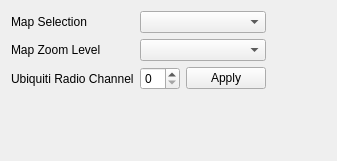
             <widget class="QWidget" name="tab_29">
              <attribute name="title">
               <string>Settings</string>
              </attribute>
              <layout class="QGridLayout" name="gridLayout_80">
               <item row="4" column="1">
                <spacer name="verticalSpacer_67">
                 <property name="orientation">
                  <enum>Qt::Vertical</enum>
                 </property>
                 <property name="sizeHint" stdset="0">
                  <size>
                   <width>20</width>
                   <height>40</height>
                  </size>
                 </property>
                </spacer>
               </item>
               <item row="0" column="0">
                <layout class="QFormLayout" name="formLayout_35">
                 <item row="1" column="1">
                  <widget class="QComboBox" name="map_selection_combo_box_5"/>
                 </item>
                 <item row="1" column="0">
                  <widget class="QLabel" name="label_12">
                   <property name="text">
                    <string>Map Selection</string>
                   </property>
                  </widget>
                 </item>
                 <item row="3" column="0">
                  <widget class="QLabel" name="label_4">
                   <property name="text">
                    <string>Ubiquiti Radio Channel</string>
                   </property>
                  </widget>
                 </item>
                 <item row="3" column="1">
                  <layout class="QHBoxLayout" name="horizontalLayout_106">
                   <item>
                    <widget class="QSpinBox" name="ubiquiti_channel_spin_box_5">
                     <property name="readOnly">
                      <bool>false</bool>
                     </property>
                     <property name="minimum">
                      <number>0</number>
                     </property>
                     <property name="maximum">
                      <number>11</number>
                     </property>
                     <property name="value">
                      <number>0</number>
                     </property>
                    </widget>
                   </item>
                   <item>
                    <widget class="QPushButton" name="ubiquiti_channel_apply_button_5">
                     <property name="text">
                      <string>Apply</string>
                     </property>
                    </widget>
                   </item>
                  </layout>
                 </item>
                 <item row="2" column="0">
                  <widget class="QLabel" name="label_319">
                   <property name="text">
                    <string>Map Zoom Level</string>
                   </property>
                  </widget>
                 </item>
                 <item row="2" column="1">
                  <widget class="QComboBox" name="map_zoom_level_combo_box_5"/>
                 </item>
                </layout>
               </item>
               <item row="3" column="2">
                <spacer name="horizontalSpacer_53">
                 <property name="orientation">
                  <enum>Qt::Horizontal</enum>
                 </property>
                 <property name="sizeHint" stdset="0">
                  <size>
                   <width>40</width>
                   <height>20</height>
                  </size>
                 </property>
                </spacer>
               </item>
              </layout>
             </widget>
